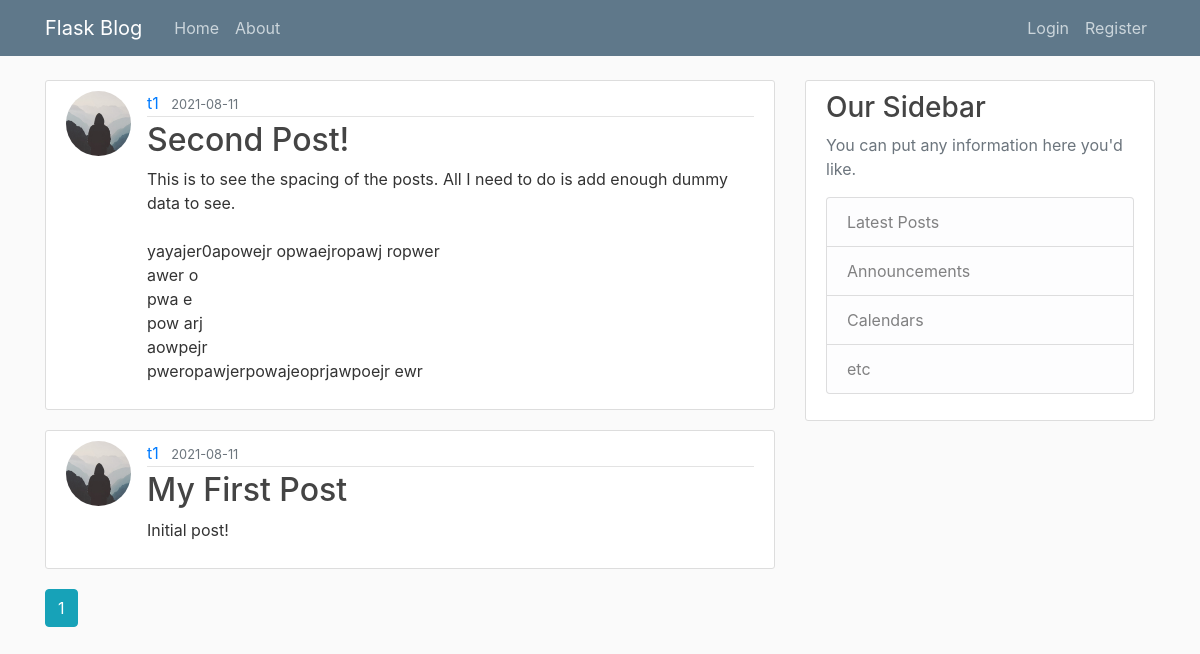
The app's page /home, older data.
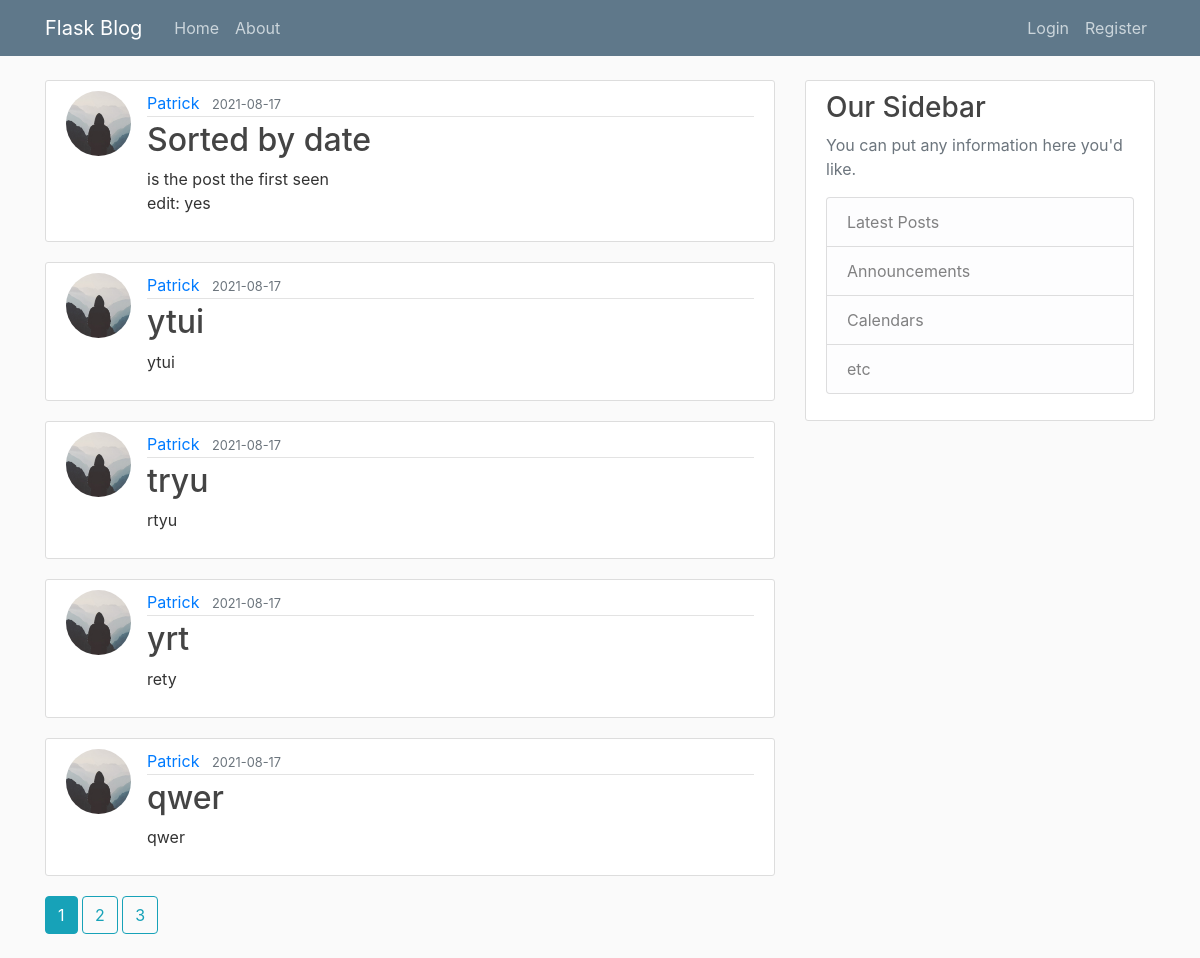
The same page, newer data.
### flaskblog/models.py (models this page shows, shortened)
class Post(db.Model):
    id = db.Column(db.Integer, primary_key=True)
    title = db.Column(db.String(100), nullable=False)
    date_posted = db.Column(db.DateTime, nullable=False,
                            default=datetime.utcnow)
    content = db.Column(db.Text, nullable=False)
    user_id = db.Column(db.Integer, db.ForeignKey('user.id'), nullable=False)

class User(db.Model, UserMixin):
    id = db.Column(db.Integer, primary_key=True)
    username = db.Column(db.String(20), unique=True, nullable=False)
    email = db.Column(db.String(120), unique=True, nullable=False)
    image_file = db.Column(db.String(20), nullable=False,
                           default='default.jpg')
    password = db.Column(db.String(60), nullable=False)
    posts = db.relationship('Post', backref='author', lazy=True)

### flaskblog/main/routes.py (the view)
@main.route("/")
@main.route("/home")
def home():
    page = request.args.get('page', 1, type=int)
    posts = Post.query.order_by(
        Post.date_posted.desc()).paginate(page=page, per_page=5)
    return render_template('home.html', posts=posts)

### flaskblog/templates/home.html (shortened to what this page needs)
{% extends "layout.html" %}
{% block content %}
    {% for post in posts.items %}
        <article class="media content-section">
          <img class="rounded-circle article-img" src="{{ url_for('static', filename='profile_pics/' + post.author.image_file) }}">
          <div class="media-body">
            <div class="article-metadata">
              <a class="mr-2" href="{{ url_for('users.user_posts', username=post.author.username) }}">{{ post.author.username }}</a>
              <small class="text-muted">{{ post.date_posted.strftime('%Y-%m-%d') }}</small>
            </div>
            <h2><a class="article-title" href="{{ url_for('posts.post', post_id=post.id) }}">{{ post.title }}</a></h2>
            <p class="article-content">{{ post.content }}</p>
          </div>
        </article>
    {% endfor %}
    {% for page_num in posts.iter_pages(left_edge=1, right_edge=1, left_current=1, right_current=2) %}
      {% if page_num %}
        {% if posts.page == page_num %}
          <a class="btn btn-info mb-4" href="{{ url_for('main.home', page=page_num) }}">{{ page_num }}</a>
        {% else %}
          <a class="btn btn-outline-info mb-4" href="{{ url_for('main.home', page=page_num) }}">{{ page_num }}</a>
        {% endif %}
      {% else %}
        ...
      {% endif %}
    {% endfor %}
{% endblock content %}

### flaskblog/templates/layout.html (shortened to what this page needs)
<!DOCTYPE html>
<html>
<head>
    <link rel="stylesheet" href="https://maxcdn.bootstrapcdn.com/bootstrap/4.0.0/css/bootstrap.min.css"
>
    <link rel="stylesheet" type="text/css" href="{{ url_for('static', filename='main.css') }}">
</head>
<body>
    <header class="site-header">
        <nav class="navbar navbar-expand-md navbar-dark bg-steel fixed-top">
            <div class="container">
                <a class="navbar-brand mr-4" href="/">Flask Blog</a>
                <div class="collapse navbar-collapse" id="navbarToggle">
                    <div class="navbar-nav mr-auto">
                        <a class="nav-item nav-link" href="{{ url_for('main.home') }}">Home</a>
                        <a class="nav-item nav-link" href="{{ url_for('main.about') }}">About</a>
                    </div>
                    <div class="navbar-nav">
                        {% if current_user.is_authenticated %}
                        <a class="nav-item nav-link" href="{{ url_for('users.account') }}">Account</a>
                        <a class="nav-item nav-link" href="{{ url_for('posts.new_post') }}">New Post</a>
                        <a class="nav-item nav-link" href="{{ url_for('users.logout') }}">Logout</a>
                        {% else %}
                        <a class="nav-item nav-link" href="{{ url_for('users.login') }}">Login</a>
                        <a class="nav-item nav-link" href="{{ url_for('users.register') }}">Register</a>
                        {% endif %}
                    </div>
                </div>
            </div>
        </nav>
    </header>
    <main role="main" class="container">
        <div class="row">
            <div class="col-md-8">
                {% block content %}{% endblock %}
            </div>
            <div class="col-md-4">
                <div class="content-section">
                    <h3>Our Sidebar</h3>
                    <p class='text-muted'>You can put any information here you'd like.
                    <ul class="list-group">
                        <li class="list-group-item list-group-item-light">Latest Posts</li>
                        <li class="list-group-item list-group-item-light">Announcements</li>
                        <li class="list-group-item list-group-item-light">Calendars</li>
                        <li class="list-group-item list-group-item-light">etc</li>
                    </ul>
                    </p>
                </div>
            </div>
        </div>
    </main>
</body>
</html>

### flaskblog/static/main.css (style rules this page uses)
body { background: #fafafa; color: #333333; margin-top: 5rem; }
h1, h2, h3, h4, h5, h6 { color: #444444; }
.bg-steel { background-color: #5f788a; }
.site-header .navbar-nav .nav-link { color: #cbd5db; }
.content-section { background: #ffffff; padding: 10px 20px; border: 1px solid #dddddd; border-radius: 3px; margin-bottom: 20px; }
.article-title { color: #444444; }
.article-content { white-space: pre-line; }
.article-img { height: 65px; width: 65px; margin-right: 16px; }
.article-metadata { padding-bottom: 1px; margin-bottom: 4px; border-bottom: 1px solid #e3e3e3; }

Row changes from the older to the newer data that the page shows:
no longer on this page (row edited): Post: image_file (placeholder picture), author.username "t1", date_posted "2021-08-11", title "Second Post!", content "This is to see the spacing of the posts. All I need to do is add enough dummy data to see. yayajer0apowejr opwaejropawj ropwer awer o pwa e pow arj aowpejr pweropawjerpowajeoprjawpoejr ewr"
no longer on this page (row edited): Post: image_file (placeholder picture), author.username "t1", date_posted "2021-08-11", title "My First Post", content "Initial post!"
added Post: image_file (placeholder picture), author.username "Patrick", date_posted "2021-08-17", title "Sorted by date", content "is the post the first seen edit: yes"
added Post: image_file (placeholder picture), author.username "Patrick", date_posted "2021-08-17", title "ytui", content "ytui"
added Post: image_file (placeholder picture), author.username "Patrick", date_posted "2021-08-17", title "tryu", content "rtyu"
added Post: image_file (placeholder picture), author.username "Patrick", date_posted "2021-08-17", title "yrt", content "rety"
added Post: image_file (placeholder picture), author.username "Patrick", date_posted "2021-08-17", title "qwer", content "qwer"
Text that changed along with them:
new list line: "2"
new list line: "3"
